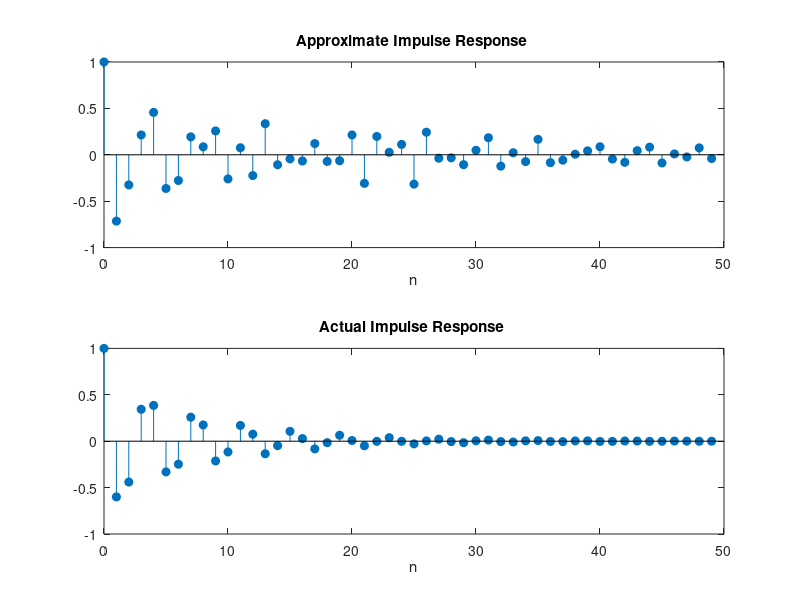

Here is the MATLAB script that generated this plot:
N = 50; % Number of points
nr = 0:( N -1) ; % index
ny = nr ;

r = randn (1 , N ) ; % white noise
y = zeros ( size ( r ) ) ; % output array

% System output for white noise
for i = 4: N
    y ( i ) = r ( i ) - 0.6* y (i -1) - 0.8* y (i -2) - 0.4* y (i -3) ;
end

rr = fliplr ( r ) ; nrr = -fliplr ( nr ) ;
Ryr = conv (y , rr ) ; % Calculating cross correlation

kmin = ny (1) + nrr (1) ;
kmax = ny ( length ( ny ) ) + nrr ( length ( nrr ) ) ;
k = kmin : kmax ; % generating index
k = find ( k ==0) : length ( k ) ;

subplot (211) , stem (0: length ( k ) -1 , Ryr ( k ) /max ( Ryr ) , 'filled') ;
title ('Approximate Impulse Response ') ; xlabel ('n') ;

% Impulse response using filter
num = [1 0];
den = [1 0.6 0.8 0.4];

n = 0:( N -1) ;
x = zeros ( size ( n ) ) ; x (1) = 1; yy = filter ( num , den , x ) ;
subplot (212);stem (n , yy ,'filled');
title('Actual Impulse Response ');xlabel ('n');
